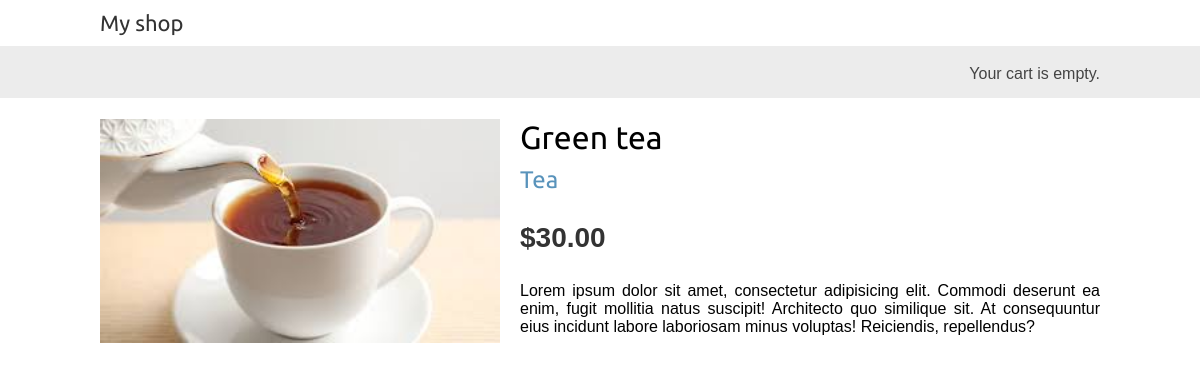
Page /1/green-tea/ on the committed database.
### shop/models.py (models this page shows, shortened)
class Product(models.Model):
    category = models.ForeignKey(to=Category,
                                 related_name='products',
                                 on_delete=models.CASCADE)
    name = models.CharField(max_length=200)
    slug = models.SlugField(max_length=200)
    image = models.ImageField(upload_to='products/%Y/%m/%d', blank=True)
    description = models.TextField(blank=True)
    price = models.DecimalField(max_digits=10, decimal_places=2)
    available = models.BooleanField(default=True)
    created = models.DateTimeField(auto_now_add=True)
    updated = models.DateTimeField(auto_now=True)
    class Meta:
        ordering = ['name']
        indexes = [
            models.Index(fields=['id', 'slug']),
            models.Index(fields=['name']),
            models.Index(fields=['-created']),
        ]

class Category(models.Model):
    name = models.CharField(max_length=200)
    slug = models.SlugField(max_length=200, unique=True)
    class Meta:
        ordering = ['name']
        indexes = [
            models.Index(fields=['name'])
        ]
        verbose_name = 'category'
        verbose_name_plural = 'categories'
    def __str__(self):
        return self.name
    def get_absolute_url(self):
        return reverse('shop:product_list_by_category',
                       args=[self.slug])

### shop/views.py (the view)
# urls.py: path('<int:id>/<slug:slug>/', views.product_detail,
def product_detail(request, id, slug):
    product = get_object_or_404(Product,
                                id=id,
                                slug=slug,
                                available=True)
    return render(request,
                  'shop/products/detail.html',
                  {'product': product})

### shop/templates/shop/products/detail.html (shortened to what this page needs)
{% extends 'shop/base.html' %}
{% load static %}
{% block content %}
    <div class="product-detail">
        <img src="{% if product.image %}{{ product.image.url }}{% else %}
        {% static 'img/no_image.png' %}{% endif %}">
        <h1>{{ product.name }}</h1>
        <h2>
            <a href="{{ product.category.get_absolute_url }}">
                {{ product.category }}
            </a>
        </h2>
        <p class="price">${{ product.price }}</p>
        {{ product.description|linebreaks }}
    </div>
{% endblock %}

### shop/static/css/base.css (style rules this page uses)
body { margin:0; padding:0; font-family:helvetica, sans-serif; }
h1, h2, h3, h4, h5 , h6 { font-family: 'Ubuntu', sans-serif; font-weight:normal; }
a { text-decoration:none; color:#5993bb; }
.product-detail { text-align:justify; }
.product-detail .price { color:#333; font-size:28px; font-weight:bold; }
.product-detail img { width:40%; float:left; padding:0 20px 20px 0; }
.product-detail h1 { margin-bottom:0; }
.product-detail h2 { margin-top:10px; }

### rows in the picture
Product: image (picture), name "Green tea", category "Tea", price "30.00", description "Lorem ipsum dolor sit amet, consectetur adipisicing elit. Commodi deserunt ea enim, fugit mollitia natus suscipit! Architecto quo similique sit. At consequuntur eius incidunt labore laboriosam minus voluptas! Reiciendis, repellendus?"
